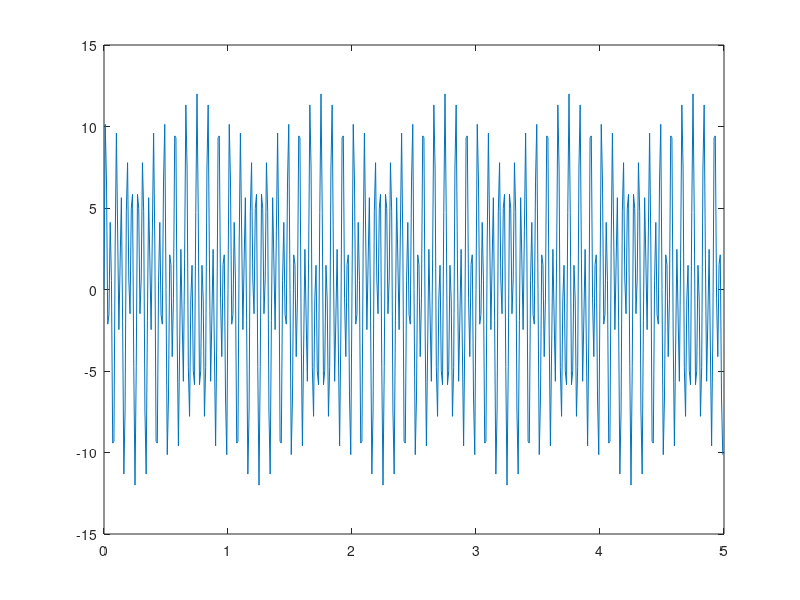
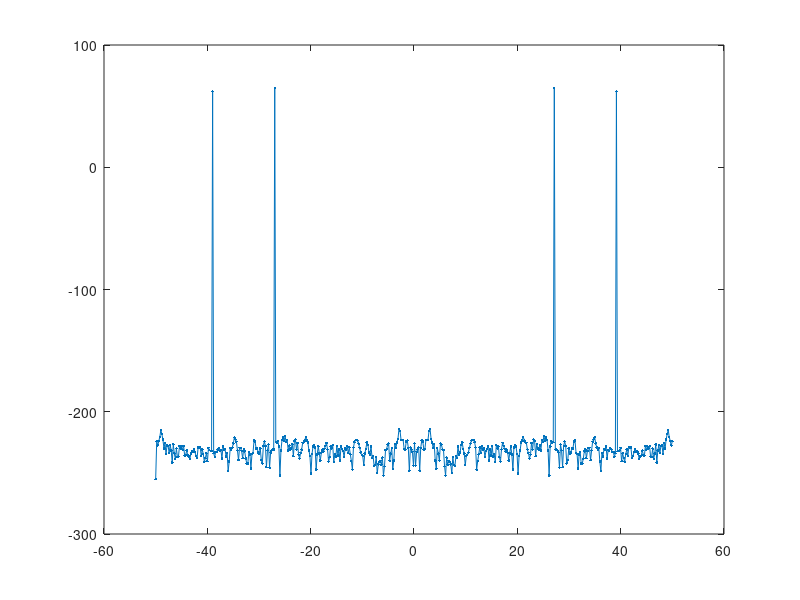
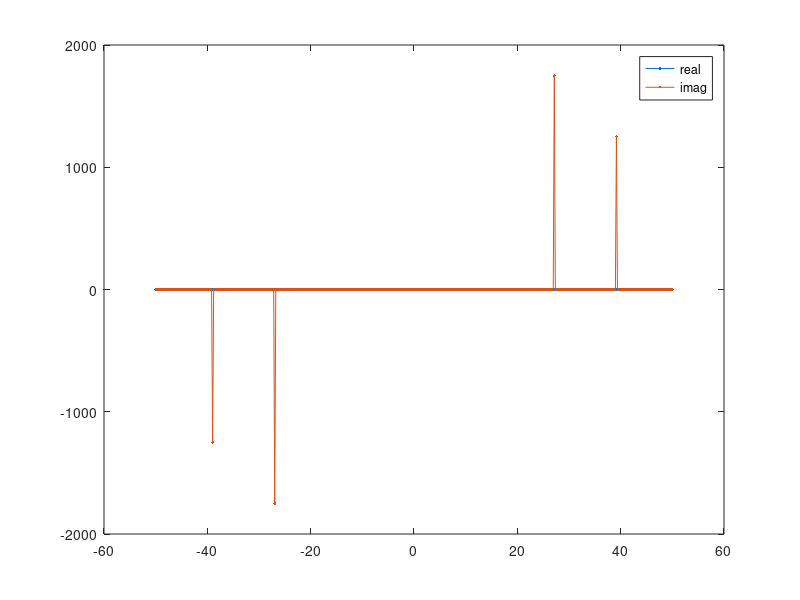
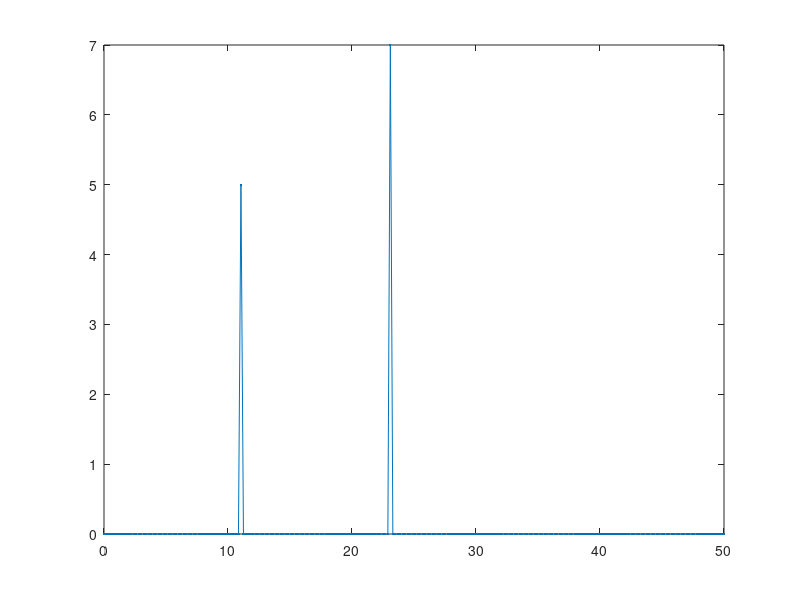

The MATLAB script that drew these images, in order:
%% fft example to show basics and look into scaling
%
% jdv 07212016

% temporal sampling info
fs = 100;       % 100 Hz (samples/second)
dt = 1/fs;      % time step/resolution
nSecs = 5;      % number of seconds
t = 0:dt:nSecs-dt; % sample for n second
L = length(t);  % length of vector

% build time signal
a1 = 5;     % amplitude of first signal
a2 = 7;     % amplitude of second
freq1 = 11; % freq location of first signal
freq2 = 23; % freq location of second
y = a1*sin(freq1*t*2*pi) + a2*sin(freq2*t*2*pi);

% plot time series
plot(t,y);

% get frequency content
nfft = length(y);
ns = nfft/2;                % no. spectral lines (single side)
fn = fs/2;                  % nyquist freq
f = fn*linspace(0,1,ns);    % single sided frequency vector [hz]
ff = fn*linspace(-1,1,ns*2); % double sided frequnecy vector [hz]

% fft of signal, y
yy = fft(y,nfft);       

% plot log mag
figure
plot(ff,mag2db(abs(yy)),'.-') % log mag

% plot imag/real components
figure
plot(ff,real(yy),'.-');
hold on
plot(ff,imag(yy),'.-');
hold off
legend({'real'; 'imag'})

% get single sided
P2 = abs(yy/L);              % scale two sided
P1 = P2(1:ns);               % single sided
P1(2:end-1) = 2*P1(2:end-1); % double amplitude for single side

% plot single dided
figure
plot(f,P1,'.-');


% psd
[pxx,f] = pwelch(y,[],[],[],fs);
figure
plot(f,mag2db(pxx));
plot(f,pxx);








